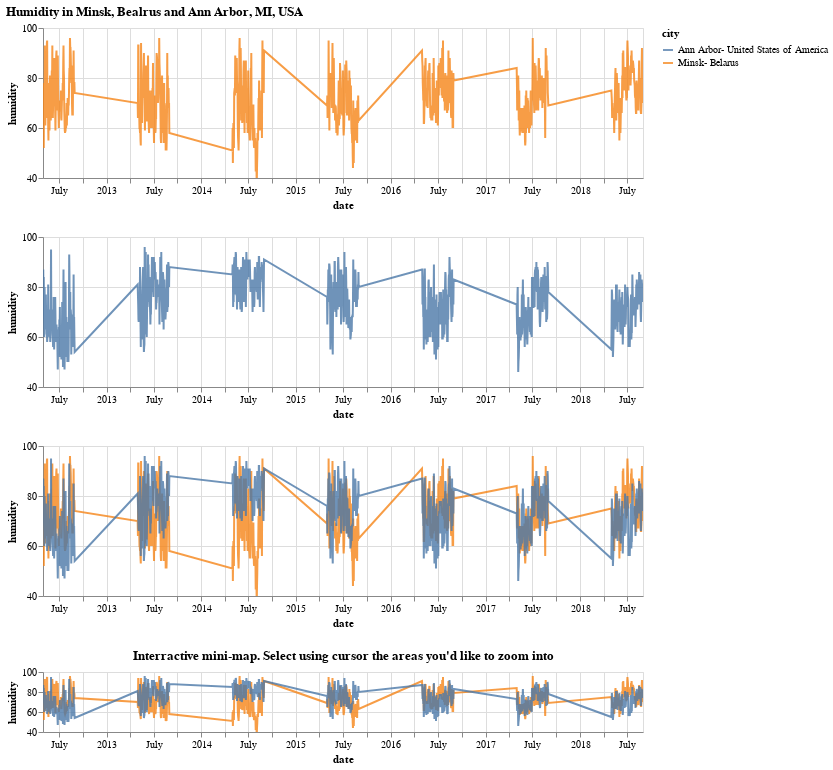

Notebook code for this chart:
### Code cell
brush = alt.selection(type='interval', encodings=['x'])

msk = alt.Chart(msk_weather_df).mark_line().encode(
    x=alt.X('date:T', scale={'domain': brush.ref()}),
    y=alt.Y('humidity:Q',scale = {'domain':(40, 100)})
).properties(
    width=600,
    height=150
).encode(color='city:N')


aa = alt.Chart(aa_weather_df).mark_line().encode(
    x=alt.X('date:T', scale={'domain': brush.ref()}),
    y=alt.Y('humidity:Q',scale = {'domain':(40, 100)})
).properties(
    width=600,
    height=150
).encode(color='city:N')

lower =(msk.properties(
    height=60,
    width=600
)+aa.add_selection(brush)).properties(title="Interractive mini-map. Select using cursor the areas you'd like to zoom into")

alt.vconcat(msk,aa,msk+aa,lower).properties(title='Humidity in Minsk, Bealrus and Ann Arbor, MI, USA').configure_mark(opacity=0.8)

### Figure 1 — Vega-Lite specification as saved in the notebook (floating-point values rounded to 4 significant figures; data arrays with more than 128 entries replaced by an {"elided": "..."} marker saying what was removed)
{"$schema": "https://vega.github.io/schema/vega-lite/v2.6.0.json", "config": {"mark": {"opacity": 0.8}, "view": {"height": 300, "width": 400}}, "datasets": {"data-0ebcd4c54c45634a3e8682bfc50d5de7": {"elided": "861 records"}, "data-31255cb7335b7326a0bd8d16eb2b1301": {"elided": "861 records"}}, "title": "Humidity in Minsk, Bealrus and Ann Arbor, MI, USA", "vconcat": [{"data": {"name": "data-31255cb7335b7326a0bd8d16eb2b1301"}, "encoding": {"color": {"field": "city", "type": "nominal"}, "x": {"field": "date", "scale": {"domain": {"selection": "selector001"}}, "type": "temporal"}, "y": {"field": "humidity", "scale": {"domain": [40, 100]}, "type": "quantitative"}}, "height": 150, "mark": "line", "width": 600}, {"data": {"name": "data-0ebcd4c54c45634a3e8682bfc50d5de7"}, "encoding": {"color": {"field": "city", "type": "nominal"}, "x": {"field": "date", "scale": {"domain": {"selection": "selector001"}}, "type": "temporal"}, "y": {"field": "humidity", "scale": {"domain": [40, 100]}, "type": "quantitative"}}, "height": 150, "mark": "line", "width": 600}, {"layer": [{"data": {"name": "data-31255cb7335b7326a0bd8d16eb2b1301"}, "encoding": {"color": {"field": "city", "type": "nominal"}, "x": {"field": "date", "scale": {"domain": {"selection": "selector001"}}, "type": "temporal"}, "y": {"field": "humidity", "scale": {"domain": [40, 100]}, "type": "quantitative"}}, "height": 150, "mark": "line", "width": 600}, {"data": {"name": "data-0ebcd4c54c45634a3e8682bfc50d5de7"}, "encoding": {"color": {"field": "city", "type": "nominal"}, "x": {"field": "date", "scale": {"domain": {"selection": "selector001"}}, "type": "temporal"}, "y": {"field": "humidity", "scale": {"domain": [40, 100]}, "type": "quantitative"}}, "height": 150, "mark": "line", "width": 600}]}, {"layer": [{"data": {"name": "data-31255cb7335b7326a0bd8d16eb2b1301"}, "encoding": {"color": {"field": "city", "type": "nominal"}, "x": {"field": "date", "scale": {"domain": {"selection": "selector001"}}, "type": "temporal"}, "y": {"field": "humidity", "scale": {"domain": [40, 100]}, "type": "quantitative"}}, "height": 60, "mark": "line", "width": 600}, {"data": {"name": "data-0ebcd4c54c45634a3e8682bfc50d5de7"}, "encoding": {"color": {"field": "city", "type": "nominal"}, "x": {"field": "date", "scale": {"domain": {"selection": "selector001"}}, "type": "temporal"}, "y": {"field": "humidity", "scale": {"domain": [40, 100]}, "type": "quantitative"}}, "height": 150, "mark": "line", "selection": {"selector001": {"encodings": ["x"], "mark": {"fill": "#333", "fillOpacity": 0.125, "stroke": "white"}, "on": "[mousedown, window:mouseup] > window:mousemove!", "resolve": "global", "translate": "[mousedown, window:mouseup] > window:mousemove!", "type": "interval", "zoom": "wheel!"}}, "width": 600}], "title": "Interractive mini-map. Select using cursor the areas you'd like to zoom into"}]}
